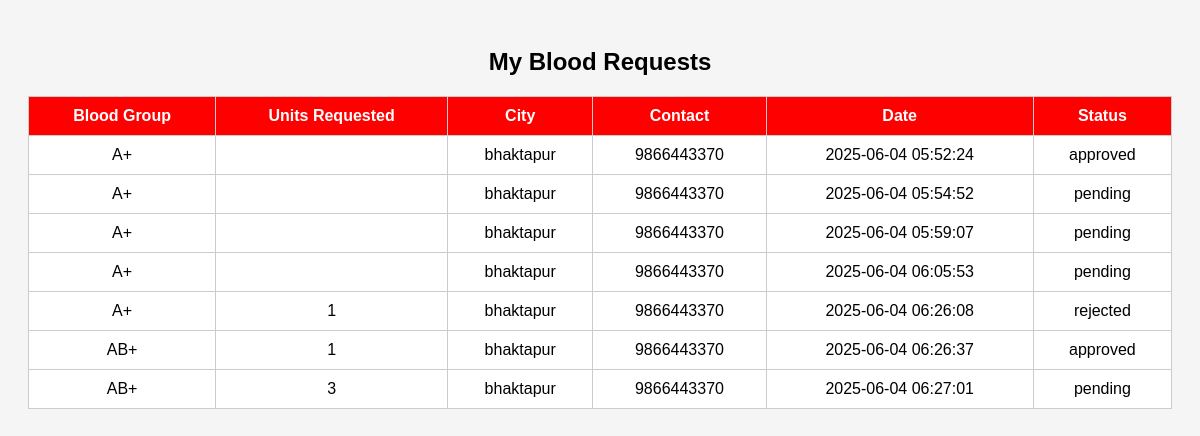
The app's page /my_requests.php (signed in) with its own data.
### tables this page shows
CREATE TABLE `blood_requests` (
  `id` int(11) NOT NULL,
  `blood_group` varchar(5) DEFAULT NULL,
  `units_requested` int(11) DEFAULT NULL,
  `user_id` int(11) DEFAULT NULL,
  `name` varchar(100) DEFAULT NULL,
  `city` varchar(100) DEFAULT NULL,
  `contact` varchar(20) DEFAULT NULL,
  `request_time` timestamp NOT NULL DEFAULT current_timestamp(),
  `status` enum('pending','approved','rejected') DEFAULT 'pending',
  `user_email` varchar(255) DEFAULT NULL
);

### my_requests.php (the view, shortened to what this page needs)
<?php
include 'connection.php';
$user_id = $_SESSION['user_id'];
$stmt = $con->prepare("SELECT * FROM blood_requests WHERE user_id = ?");
$stmt->bind_param("i", $user_id);
$stmt->execute();
$result = $stmt->get_result();
?>
<!DOCTYPE html>
<html>
<head>
</head>
<body>
<h2>My Blood Requests</h2>
<table>
    <tr>
        <th>Blood Group</th>
        <th>Units Requested</th>
        <th>City</th>
        <th>Contact</th>
        <th>Date</th>
        <th>Status</th>
    </tr>
    <?php while ($row = $result->fetch_assoc()): ?>
        <tr>
            <td><?= htmlspecialchars($row['blood_group']) ?></td>
            <td><?= htmlspecialchars($row['units_requested']) ?></td>
            <td><?= htmlspecialchars($row['city']) ?></td>
            <td><?= htmlspecialchars($row['contact']) ?></td>
            <td><?= htmlspecialchars($row['request_time']) ?></td>
            <td><?= htmlspecialchars($row['status']) ?></td>
        </tr>
    <?php endwhile; ?>
</table>
</body>
</html>

### my_requests.php (style rules this page uses)
body { font-family: Arial; background: #f5f5f5; padding: 20px; }
table { width: 100%; border-collapse: collapse; background: white; }
th, td { border: 1px solid #ccc; padding: 10px; text-align: center; }
th { background-color: red; color: white; }
h2 { text-align: center; }

### records on screen
blood_requests: blood_group "A+", city "bhaktapur", contact "9866443370", request_time "2025-06-04 05:52:24", status "approved"
blood_requests: blood_group "A+", city "bhaktapur", contact "9866443370", request_time "2025-06-04 05:54:52", status "pending"
blood_requests: blood_group "A+", city "bhaktapur", contact "9866443370", request_time "2025-06-04 05:59:07", status "pending"
blood_requests: blood_group "A+", city "bhaktapur", contact "9866443370", request_time "2025-06-04 06:05:53", status "pending"
blood_requests: blood_group "A+", units_requested "1", city "bhaktapur", contact "9866443370", request_time "2025-06-04 06:26:08", status "rejected"
blood_requests: blood_group "AB+", units_requested "1", city "bhaktapur", contact "9866443370", request_time "2025-06-04 06:26:37", status "approved"
blood_requests: blood_group "AB+", units_requested "3", city "bhaktapur", contact "9866443370", request_time "2025-06-04 06:27:01", status "pending"
